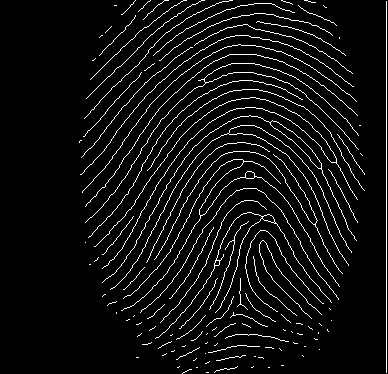
#> input picture skel_1_8.png, 388 x 374 px
$ python test_load_image.py
#> lines starting #> are read from the running program, lines starting #| are printed output that depends on the picture; after the words box and inside, x2 and y2 are one past the last pixel; in counts of white or black regions, pixels touching at a corner belong together
import numpy as np
import matplotlib
import matplotlib.pyplot
matplotlib.use("TkAgg")
import skimage.io

# Taken from Przemysław Pastuszka crossing_number.py (https://github.com/przemekpastuszka/biometrics)
def minutiae_at(pixels, i, j):
    neighbours = [(-1, -1), (-1, 0), (-1, 1), (0, 1), (1, 1), (1, 0), (1, -1), (0, -1), (-1, -1)]
    values = [pixels[i + k][j + l] for k, l in neighbours]

    crossings = 0
    for k in range(0, 8):
        crossings += abs(values[k] - values[k + 1])
    crossings /= 2

    if pixels[i][j] == 1:
        if crossings == 1:
            return "ending"
        if crossings == 3:
            return "bifurcation"
    return "none"

# Taken from Przemysław Pastuszka crossing_number.py (https://github.com/przemekpastuszka/biometrics)
# Adapted to numpy array image representation
def calculate_minutiaes(img):
    (max_y, max_x) = img.shape
    minutiae_locs = np.zeros((img.shape[0], img.shape[1], 4), dtype=np.uint8)

    #colors = {"ending" : (150, 0, 0), "bifurcation" : (0, 150, 0)}
    #ellipse_size = 2

    for i in range(1, max_y - 1):
        for j in range(1, max_x - 1):
            minutiae = minutiae_at(img, i, j)
            if minutiae != "none":
                minutiae_locs[i, j] = [255, 0, 0, 255]

    return minutiae_locs

def run():
    img = skimage.io.imread("skel_1_8.png", as_gray=True)
#> img: shape (374, 388); 5.8% white in thin lines or dots, all inside (x1, y1, x2, y2) = (79, 0, 387, 374)
    assert img.ndim == 2 # powinien to być obraz czarno-biały
    print(f"{img.ndim=}")
#| img.ndim=2
    #skimage.io.imshow(img, plugin="matplotlib")
    # Convert down to 0, 1 range
    #img.flat[img.flat]
    matplotlib.pyplot.imshow(img//255, cmap="binary", interpolation="nearest")

    minutiae_locs = calculate_minutiaes(img)
#> the loop in calculate_minutiaes, `for i in range(1, max_y - 1):` made 372 passes
#> after the loop in calculate_minutiaes, `for i in range(1, max_y - 1):`: minutiae_locs: shape (374, 388, 4); every value is 0

    #matplotlib.pyplot.imshow(minutiae_locs, cmap="cool", alpha=0.5)
    matplotlib.pyplot.imshow(minutiae_locs)
    matplotlib.pyplot.show(block=True)
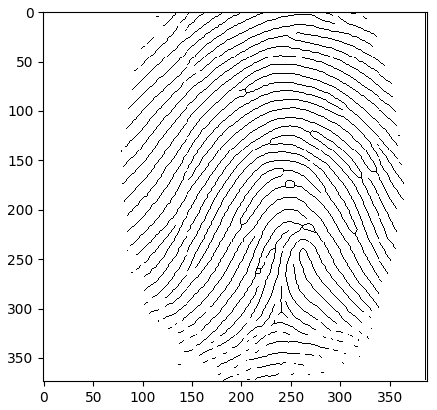
#> figure drawn by matplotlib, 1 panel

if __name__ == "__main__":
    run()

$ run again, with BW_swirl.png copied over skel_1_8.png
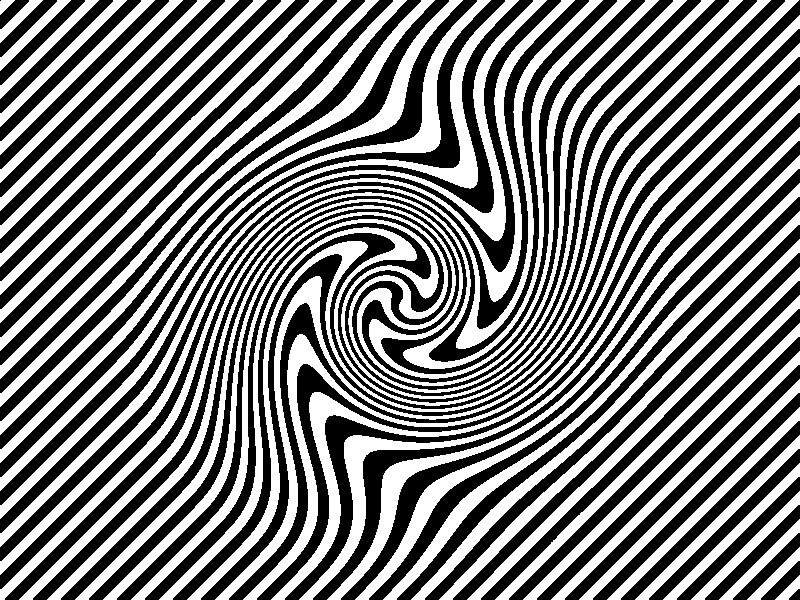
#> input picture BW_swirl.png, 800 x 600 px
#> img: shape (600, 800) float64; values 0 (black) and 1 (white), 48.2% white; 50 white regions, largest, box (x1, y1, x2, y2) and area: (131, 0, 743, 600) 8194, (75, 0, 687, 600) 8167, (47, 0, 659, 600) 8166
#| img.ndim=2
#> the loop in calculate_minutiaes, `for i in range(1, max_y - 1):` made 598 passes
#> after the loop in calculate_minutiaes, `for i in range(1, max_y - 1):`:
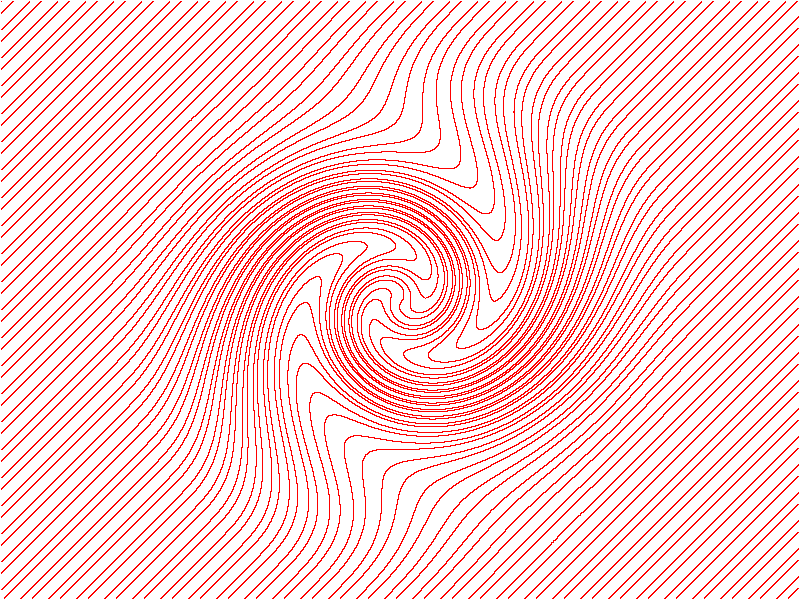
#> minutiae_locs: shape (600, 800, 4); mean of channels 0, 1, 2, 3 41.6, 0, 0, 41.6; transparent parts drawn white
#> in run, `matplotlib.pyplot.show(block=True)`:
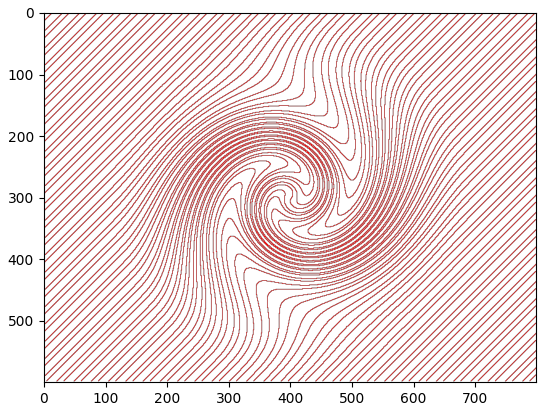
#> figure drawn by matplotlib, 1 panel
